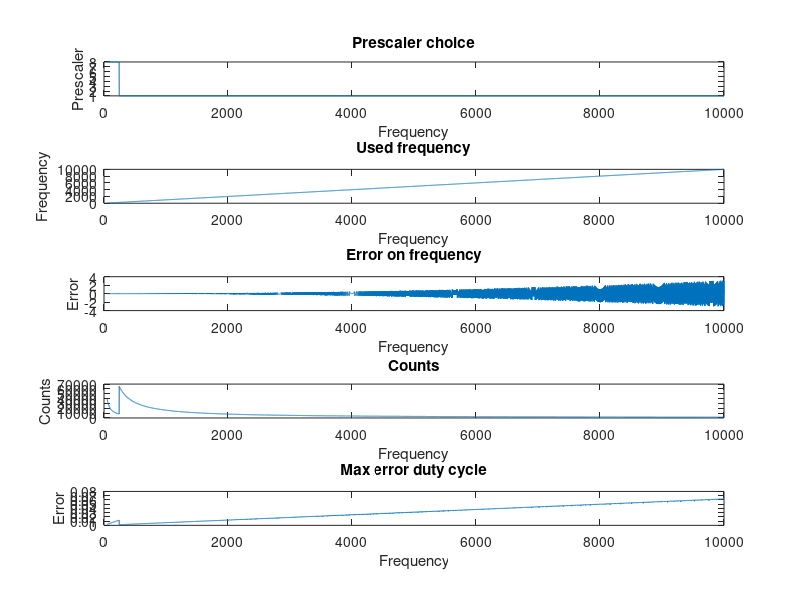

This figure's MATLAB source: (Note: a time limit stopped this script after it produced the figure.)
clear all
close all

%% Parameters
timer_resolution = 16;

freq_start = 50;
freq_end = 10000;
freq_resolution = 1;

desired_freq = freq_start:freq_resolution:freq_end;

duty_cycle_start = 0.1;
duty_cycle_end = 99.9;
duty_cycle_resolution = 0.1;
duty_cycles = duty_cycle_start:duty_cycle_resolution:duty_cycle_end;

counts = (1:2^timer_resolution)';

prescalers = [1 8 64 256 1024];

fprintf("Frequency:\n\t\t\tStart: %dHz\n\t\t\tStop: %dHz\n\t\t\tResolution: %dHz\nDuty cycle:\n\t\t\tStart: %d%%\n\t\t\tStop: %d%%\n\t\t\tResolution: %d%%\n" ,freq_start, freq_end, freq_resolution, duty_cycle_start, duty_cycle_end, duty_cycle_resolution);

%% Calculate counts
actual_freq = 16e6 ./ ( counts * prescalers);

%% Find optimal parameters
used_values = zeros(4, length(desired_freq));
duty_cycle_error = zeros(length(desired_freq), length(duty_cycles));

for i=1:length(desired_freq)
    [d, index] = min(abs(actual_freq - desired_freq(i)));
    
    [~, smallest_index] = min(d);
    
    used_values(1, i) = prescalers(smallest_index);
    used_values(2, i) = counts(index(smallest_index));
    used_values(3, i) = actual_freq(index(smallest_index), smallest_index);
    OCR1B = floor(used_values(2, i) ./ (100 ./ duty_cycles));
%     actual_duty_cycle = used_values(2, i) ./ OCR1B;
    actual_duty_cycle = 100 ./ (used_values(2, i) ./ OCR1B);
    duty_cycle_error(i, :) = actual_duty_cycle - duty_cycles;
    used_values(4, i) = max(abs(duty_cycle_error(i, :)));
end

%% Print results
fprintf("Reults:\n\t\t\tMaximum frequency error: %.2fHz\n\t\t\tMaximum duty cycle error: %.2f%%\n" ,max(used_values(3,:) - desired_freq), max(used_values(4,:)));

%% Plot values
figure(1)
sp1 = subplot(5,1,1);
plot(desired_freq, used_values(1,:));
title('Prescaler choice');
xlabel('Frequency');
ylabel('Prescaler');

sp2 = subplot(5,1,2);
plot(desired_freq, used_values(3,:));
title('Used frequency');
xlabel('Frequency');
ylabel('Frequency');

sp3 = subplot(5,1,3);
plot(desired_freq, used_values(3,:) - desired_freq);
title('Error on frequency');
xlabel('Frequency');
ylabel('Error');

sp4 = subplot(5,1,4);
plot(desired_freq, used_values(2,:));
title('Counts');
xlabel('Frequency');
ylabel('Counts');

sp5 = subplot(5,1,5);
plot(desired_freq, used_values(4,:));
title('Max error duty cycle');
xlabel('Frequency');
ylabel('Error');

linkaxes([sp1, sp2, sp3, sp4, sp5], 'x');

figure(2)
s = surf(desired_freq, duty_cycles, duty_cycle_error');
s.EdgeColor = 'none';
xlabel('Frequency');
ylabel('Desired duty cycle');
zlabel('Error');
